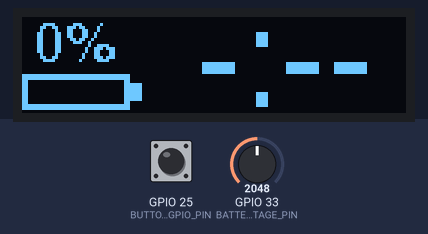
This program was run on a simulated ESP32. Parts: 128×32 one-colour display. The test bench sets the inputs (shaded band); at power-on: GPIO 25 (BUTTON_GPIO_PIN) HIGH, GPIO 33 (BATTERY_VOLTAGE_PIN) = 2048. What the program prints to the serial monitor is not drawn. At 18.0 s the program puts the board to deep sleep or switches it off; the recording ends there.

Above: at 1.4 s.
1.5 s: GPIO 25 (BUTTON_GPIO_PIN) pulled LOW for 3.2 s
At 4.1 s:
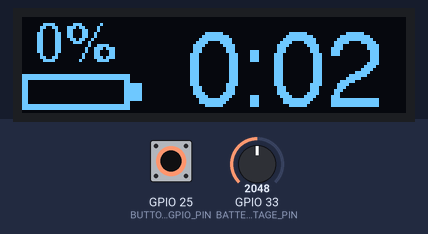
6.2 s: GPIO 33 (BATTERY_VOLTAGE_PIN) set to 3603
At 7.4 s:
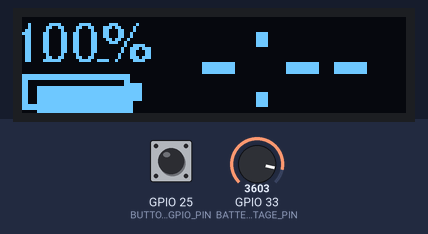
7.7 s: GPIO 25 (BUTTON_GPIO_PIN) pulled LOW for 0.15 s
At 8.15 s:
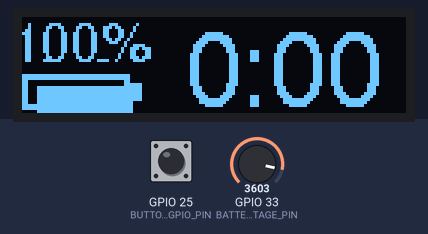
9.8 s: GPIO 33 (BATTERY_VOLTAGE_PIN) set to 2866
At 11.2 s:
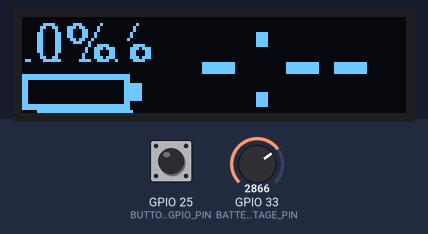
Timing chart, 0 to 12.8 s (numbered marks = the images above; inputs shaded):
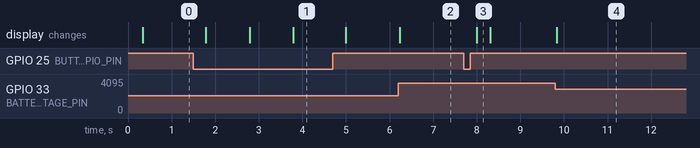

Measured:
- after the input at 1.5 s, the display: first changes after 0.29 s (image 1 shows a later state)
- after the input at 6.2 s, the display: changes at once (image 2)
- after the input at 7.7 s, the display: changes after 0.31 s (image 3)
- after the input at 9.8 s, the display: changes at once (image 4)

The program:

main.cpp
```cpp
// Docket Timer program V0.3
// Written by John Robinson for Didier Richard.
// 6th November 2022
#include <Arduino.h>
// #include "WiFi.h"
#include "Display.h"
#include "Button.h"
// #include <esp_wifi.h>

Display* pDisplay;

// All Arduino programs must have two functions present. The first is called "setup", and it is called just
// once at the start of the program. The other is called "loop" (see below) which just loops over and over
// doing whatever it is meant to do

void setup ()
{
    Serial.begin (9600);

    pDisplay = new Display ();

    // We need to throttle the CPU frequency just to save battery life
    setCpuFrequencyMhz (20);
    Serial.print ("CPU Freq: ");
    Serial.println (getCpuFrequencyMhz ());

    // WiFi.setSleep(true);
    //         // adc_power_off();
    // WiFi.disconnect(true);  // Disconnect from the network
    // WiFi.mode(WIFI_OFF);
    // btStop();
    // TODO: need to look at turning off Wifi and Bluetooth

    esp_sleep_enable_ext0_wakeup ((gpio_num_t) BUTTON_GPIO_PIN, HIGH);

    Serial.println ("Setup Finished");
}

void loop ()
{
    pDisplay->update ();
}

// TODO: Need to look at putting ESP32 to sleep, and turning off display
```

Button.h
```cpp
#ifndef BUTTON_H
#define BUTTON_H

#define BUTTON_GPIO_PIN      25
#define BUTTON_DEBOUNCE_TIME 250

class Button
{
public:
    Button (void);
    bool hasButtonBeenPressed (void);
    unsigned long getLastButtonPressTime (void);

private:
    unsigned long mLastButtonPressTime;
};

#endif /* BUTTON_H */
```

Display.h
```cpp
#ifndef DISPLAY_H
#define DISPLAY_H

#include <Arduino.h>
#include <Adafruit_GFX.h>
#include <Adafruit_SSD1306.h>

#include "Battery.h"
#include "Timer.h"

#define SCREEN_WIDTH  128 // OLED display width, in pixels
#define SCREEN_HEIGHT 32 // OLED display height, in pixels

#define OLED_RESET     -1 // Reset pin # (or -1 if sharing Arduino reset pin)
#define SCREEN_ADDRESS 0x3C ///< See datasheet for Address; 0x3D for 128x64, 0x3C for 128x32

#define BATTERY_VOLTAGE_PIN    33
#define BATTERY_CHECK_INTERVAL 30000

#if SCREEN_HEIGHT == 32
#define TIME_X      45
#define TIME_Y      SCREEN_HEIGHT - 1
#define TIME_WIDTH  SCREEN_WIDTH - TIME_X - 1
#define TIME_HEIGHT SCREEN_HEIGHT - 1

#define BATTERY_PERCENTAGE_X      0
#define BATTERY_PERCENTAGE_Y      14
#define BATTERY_PERCENTAGE_WIDTH  35
#define BATTERY_PERCENTAGE_HEIGHT 16

#define BATTERY_X         0
#define BATTERY_Y         20
#define BATTERY_WIDTH     35
#define BATTERY_HEIGHT    12
#define BATTERY_TIP_WIDTH 4
#elif SCREEN_HEIGHT == 64

#endif

class TextDisplay
{
public:
    TextDisplay (int x, int y, int width, int height);
    void update (String text);
    void reset (void);
    void setCoordinates (int x, int y, int width, int height);

private:
    int mMaxFontIndex;
    int mTextX, mTextY;
    int mTextWidth, mTextHeight;
};

class Display
{
public:
    Display (void);
    void  update (void);
    void  displayTime (void);
    void  displayBatteryPercentage (void);
    void  drawBattery (int x, int y, int batteryWidth, int batteryHeight, int batteryPercentage);
    void  errorMessage (String message);
    float readBatteryVoltage (void);

    Adafruit_SSD1306* mpScreen;

protected:

private:
    Battery*          mpBattery;
    Timer*            mpTimer;
    Button*           mpButton;
    TextDisplay*      mpBatteryPercentageText;
    TextDisplay*      mpTimeText;
};


#endif /* DISPLAY_H */
```

Timer.h
```cpp
#ifndef TIMER_H
#define TIMER_H

#include <Arduino.h>
#include "Button.h"

#define TIMER_RUNNING          0
#define TIMER_STOPPED          1
#define SHOW_TENTHS_OF_SECONDS 0

#define SLEEP_TIMEOUT 10 * 1000 // 31 seconds

class Timer
{
public:
    Timer (Button *button);
    void   update (void);
    String millisToTime (unsigned long milliseconds);
    String getElapsedTime ();
    int    getTimerState ();

private:
    int           mTimerState;
    unsigned long mStartTime;
    Button*       mpButton;
};

#endif /* TIMER_H */
```

Battery.cpp
```cpp
// (licence header left out)
#include "Battery.h"
#include <Arduino.h>

Battery::Battery(uint16_t minVoltage, uint16_t maxVoltage, uint8_t sensePin) {
	this->sensePin = sensePin;
	this->activationPin = 0xFF;
	this->minVoltage = minVoltage;
	this->maxVoltage = maxVoltage;
}

void Battery::begin(uint16_t refVoltage, float dividerRatio, mapFn_t mapFunction) {
	this->refVoltage = refVoltage;
	this->dividerRatio = dividerRatio;
	pinMode(this->sensePin, INPUT);
	if (this->activationPin < 0xFF) {
		pinMode(this->activationPin, OUTPUT);
	}
	this->mapFunction = mapFunction ? mapFunction : &linear;
}

void Battery::onDemand(uint8_t activationPin, uint8_t activationMode) {
	if (activationPin < 0xFF) {
		this->activationPin = activationPin;
		this->activationMode = activationMode;
		pinMode(this->activationPin, OUTPUT);
		digitalWrite(activationPin, !activationMode);
	}
}

uint8_t Battery::level() {
	return this->level(this->voltage());
}

uint8_t Battery::level(uint16_t voltage) {
	if (voltage <= minVoltage) {
		return 0;
	} else if (voltage >= maxVoltage) {
		return 100;
	} else {
		return (*mapFunction)(voltage, minVoltage, maxVoltage);
	}
}

uint16_t Battery::voltage() {
	if (activationPin != 0xFF) {
		digitalWrite(activationPin, activationMode);
		delayMicroseconds(10); // copes with slow switching activation circuits
	}
	analogRead(sensePin);
	delay(2); // allow the ADC to stabilize
	uint16_t reading = analogRead(sensePin) * dividerRatio * refVoltage / 4036;
	if (activationPin != 0xFF) {
		digitalWrite(activationPin, !activationMode);
	}
	return reading;
}
```

Battery.h
```cpp
// (licence header left out)
#ifndef BATTERY_H_
#define BATTERY_H_

#include <Arduino.h>

typedef uint8_t(*mapFn_t)(uint16_t, uint16_t, uint16_t);

class Battery {
	public:
		/**
		 * Creates an instance to monitor battery voltage and level.
		 * Initialization parameters depend on battery type and configuration.
		 *
		 * @param minVoltage is the voltage, expressed in millivolts, corresponding to an empty battery
		 * @param maxVoltage is the voltage, expressed in millivolts, corresponding to a full battery
		 * @param sensePin is the analog pin used for sensing the battery voltage
		 */
		Battery(uint16_t minVoltage, uint16_t maxVoltage, uint8_t sensePin);

		/**
		 * Initializes the library by optionally setting additional parameters.
		 * To obtain the best results use a calibrated reference using the VoltageReference library or equivalent.
		 *
		 * @param refVoltage is the board reference voltage, expressed in millivolts
		 * @param dividerRatio is the multiplier used to obtain the real battery voltage
		 * @param mapFunction is a pointer to the function used to map the battery voltage to the remaining capacity percentage (defaults to linear mapping)
		 */
		void begin(uint16_t refVoltage, float dividerRatio, mapFn_t = 0);

		/**
		 * Enables on-demand activation of the sensing circuit to limit battery consumption.
		 *
		 * @param activationPin is the pin which will be turned HIGH or LOW before starting the battery sensing
		 * @param activationMode is the optional value to set on the activationPin to enable battery sensing, defaults to LOW
		 *            useful when using a resistor divider to save on battery consumption, but it can be changed to HIGH in case
		 *            you are using a P-CH MOSFET or a PNP BJT
		 */
		void onDemand(uint8_t activationPin, uint8_t activationMode = LOW);

		/**
		 * Activation pin value disabling the on-demand feature.
		 */
		static const uint8_t ON_DEMAND_DISABLE = 0xFF;

		/**
		 * Returns the current battery level as a number between 0 and 100, with 0 indicating an empty battery and 100 a
		 * full battery.
		 */
		uint8_t level();
		uint8_t level(uint16_t voltage);

		/**
		 * Returns the current battery voltage in millivolts.
		 */
		uint16_t voltage();

	private:
		uint16_t refVoltage;
		uint16_t minVoltage;
		uint16_t maxVoltage;
		float dividerRatio;
		uint8_t sensePin;
		uint8_t activationPin;
		uint8_t activationMode;
		mapFn_t mapFunction;
};

//
// Plots of the functions below available at
// https://www.desmos.com/calculator/x0esk5bsrk
//

/**
 * Symmetric sigmoidal approximation
 * https://www.desmos.com/calculator/7m9lu26vpy
 *
 * c - c / (1 + k*x/v)^3
 */
static inline uint8_t sigmoidal(uint16_t voltage, uint16_t minVoltage, uint16_t maxVoltage) {
	// slow
	// uint8_t result = 110 - (110 / (1 + pow(1.468 * (voltage - minVoltage)/(maxVoltage - minVoltage), 6)));

	// steep
	// uint8_t result = 102 - (102 / (1 + pow(1.621 * (voltage - minVoltage)/(maxVoltage - minVoltage), 8.1)));

	// normal
	uint8_t result = 105 - (105 / (1 + pow(1.724 * (voltage - minVoltage)/(maxVoltage - minVoltage), 5.5)));
	return result >= 100 ? 100 : result;
}

/**
 * Asymmetric sigmoidal approximation
 * https://www.desmos.com/calculator/oyhpsu8jnw
 *
 * c - c / [1 + (k*x/v)^4.5]^3
 */
static inline uint8_t asigmoidal(uint16_t voltage, uint16_t minVoltage, uint16_t maxVoltage) {
	uint8_t result = 101 - (101 / pow(1 + pow(1.33 * (voltage - minVoltage)/(maxVoltage - minVoltage) ,4.5), 3));
	return result >= 100 ? 100 : result;
}

/**
 * Linear mapping
 * https://www.desmos.com/calculator/sowyhttjta
 *
 * x * 100 / v
 */
static inline uint8_t linear(uint16_t voltage, uint16_t minVoltage, uint16_t maxVoltage) {
	return (unsigned long)(voltage - minVoltage) * 100 / (maxVoltage - minVoltage);
}
#endif // BATTERY_H_
```

Button.cpp
```cpp
#include <Arduino.h>
#include "Button.h"

void buttonPress (void);
bool buttonPressedFlag;

Button::Button ()
{
    buttonPressedFlag = false;

        // The button "Interupt Driven", we can configure the processor so that when the
    // Button is pressed, it will interrupt the processor from what it is doing, and make it take action for the
    // button press. We need to set up an Interrupt here to call the function "button_press()" (see below)
    // whenever the button is pressed.
    pinMode (BUTTON_GPIO_PIN, INPUT_PULLUP);
    attachInterrupt (digitalPinToInterrupt (BUTTON_GPIO_PIN), buttonPress, HIGH);

    delay (BUTTON_DEBOUNCE_TIME);
}

bool Button::hasButtonBeenPressed ()
{
    if (buttonPressedFlag)
    {
        buttonPressedFlag = false;
        mLastButtonPressTime = millis ();
        delay (BUTTON_DEBOUNCE_TIME);
        return true;
    }
    return false;
}

unsigned long Button::getLastButtonPressTime (void)
{
    return mLastButtonPressTime;
}

// This is the routine that will be called by the interupt we set up when the button is pressed.
// We always want to keep interupt routines as short as possible, so all we do is update the state
// of the state machine, and set the flag "button_pressed" to true, so that the main loop
// can deal with it next time around
void buttonPress (void)
{
    buttonPressedFlag = true;
}
```

Display.cpp
```cpp
#include <Adafruit_GFX.h>
#include <Adafruit_SSD1306.h>
#include <SPI.h>
#include <Wire.h>

#include <Fonts/FreeSans24pt7b.h>
#include <Fonts/FreeSans18pt7b.h>
#include <Fonts/FreeSans12pt7b.h>
#include <Fonts/FreeSans9pt7b.h>

#include "Display.h"
#include "Timer.h"
#include "Battery.h"
#include "Button.h"

#define MAX_FONTS 4
GFXfont fonts [MAX_FONTS] = {FreeSans9pt7b, FreeSans12pt7b, FreeSans18pt7b, FreeSans24pt7b};

Display::Display (void)
{
    mpScreen = new Adafruit_SSD1306 (SCREEN_WIDTH, SCREEN_HEIGHT, &Wire, OLED_RESET);

    if (!mpScreen->begin (SSD1306_SWITCHCAPVCC, SCREEN_ADDRESS))
    {
        Serial.println (F ("SSD1306 allocation failed"));
        for (;;)
            ; // Don't proceed, loop forever
    }

    // mpScreen->setFont (&FreeSans24pt7b);
    mpScreen->clearDisplay ();
    mpScreen->ssd1306_command(SSD1306_DISPLAYON);
    mpScreen->setTextWrap(false);

    mpBattery = new Battery (3200, 4200, BATTERY_VOLTAGE_PIN);
    mpBattery->begin (3300, 1.47, &sigmoidal);

    mpButton = new Button ();
    mpTimer = new Timer (mpButton);

    mpBatteryPercentageText = new TextDisplay (BATTERY_PERCENTAGE_X, BATTERY_PERCENTAGE_Y, BATTERY_PERCENTAGE_WIDTH, BATTERY_PERCENTAGE_HEIGHT);
    mpTimeText = new TextDisplay (TIME_X, TIME_Y, TIME_WIDTH, TIME_HEIGHT);
}

void Display::update (void)
{
    unsigned long now = millis ();
    unsigned long last = mpButton->getLastButtonPressTime ();
    if (last + SLEEP_TIMEOUT < now && mpTimer->getTimerState () == TIMER_STOPPED)
    {
        mpScreen->ssd1306_command(SSD1306_DISPLAYOFF);
        esp_deep_sleep_start();
    }

    mpTimer->update ();
    displayBatteryPercentage ();
    displayTime ();
}

void Display::displayTime (void)
{
    String timeText = mpTimer->getElapsedTime ();
    if (timeText.length () == 0)
    {
        timeText = "-:--";
        mpTimeText->reset ();
        mpScreen->dim (true);
    }
    else
    {
        mpScreen->dim (false);
    }

    mpTimeText->update (timeText);
}

void Display::displayBatteryPercentage ()
{
    char percentageText[12];
    int batteryPercentage = mpBattery->level ();
    drawBattery (0, 19, 40, 12, batteryPercentage);

    sprintf (percentageText, "%d%%", batteryPercentage);
    mpBatteryPercentageText->update (String (percentageText));
}

void Display::drawBattery (int x, int y, int batteryWidth, int batteryHeight, int batteryPercentage)
{
    int i;

    mpScreen->fillRect (x, y, batteryWidth, batteryHeight, SSD1306_BLACK);
    mpScreen->drawRect (x, y, batteryWidth - BATTERY_TIP_WIDTH, batteryHeight, SSD1306_WHITE);
    mpScreen->drawRect (x + 1, y + 1, batteryWidth - BATTERY_TIP_WIDTH - 2, batteryHeight - 2, SSD1306_WHITE);
    int tipGap = batteryHeight / 4;
    for (int i = 0; i < BATTERY_TIP_WIDTH; i++)
    {
        mpScreen->drawFastVLine (x + i + batteryWidth - BATTERY_TIP_WIDTH, y + tipGap, batteryHeight - (tipGap * 2), SSD1306_WHITE);
    }

    int total_bars = batteryWidth - 8;
    int drawn_bars = total_bars * batteryPercentage / 100;
    for (int i = 0; i < drawn_bars; i++)
    {
        mpScreen->drawFastVLine (x + i + 5, y + 4, y + batteryHeight - 8, SSD1306_WHITE);
    }
}

void Display::errorMessage (String message)
{
    mpScreen->clearDisplay ();
    mpScreen->setFont (&FreeSans9pt7b);
    mpScreen->setTextSize (1);
    mpScreen->setTextColor (WHITE);
    mpScreen->setCursor (0, SCREEN_HEIGHT - 1);
    mpScreen->println (message);
    mpScreen->display ();

    delay (10000);
    mpScreen->clearDisplay ();
}

float Display::readBatteryVoltage (void)
{
#define LAST_READS_COUNT           50
#define BATTERY_VOLTAGE_MULTIPLIER 0.001201729

    static int lastReads[LAST_READS_COUNT] = { 0 };
    static int counter                      = 0;
    int        i;
    float      voltage;

    int number            = analogRead (BATTERY_VOLTAGE_PIN);
    lastReads[counter++] = number;
    if (counter == LAST_READS_COUNT)
    {
        counter = 0;
    }

    number = 0;
    for (i = 0; i < LAST_READS_COUNT; i++)
    {
        number += lastReads[i];
    }
    number /= LAST_READS_COUNT;
    voltage = (float)number * BATTERY_VOLTAGE_MULTIPLIER;
    return (voltage);
}

TextDisplay::TextDisplay (int x, int y, int width, int height)
{
    setCoordinates (x, y, width, height);
    reset ();
}

void TextDisplay::setCoordinates (int x, int y, int width, int height)
{
    mTextX = x;
    mTextY = y;
    mTextWidth = width;
    mTextHeight = height;
}

void TextDisplay::update (String text)
{
    int fontIndex = mMaxFontIndex;
    int16_t  actualTextX, actualTextY;
    uint16_t actualTextWidth, actualTextHeight;
    extern Display* pDisplay;

    pDisplay->mpScreen->fillRect (mTextX, mTextY - mTextHeight, mTextWidth, mTextHeight, SSD1306_BLACK);
    pDisplay->mpScreen->setTextSize (1);
    pDisplay->mpScreen->setTextColor (SSD1306_WHITE, SSD1306_BLACK);
    do
    {
        pDisplay->mpScreen->setFont (&(fonts [fontIndex]));
        pDisplay->mpScreen->getTextBounds(text, mTextX, mTextY, &actualTextX, &actualTextY, &actualTextWidth, &actualTextHeight);
        // Serial.println (String (fontIndex) + ": " + String (timeWidth));
        if (fontIndex < mMaxFontIndex)
        {
            mMaxFontIndex = fontIndex;
        }
    } while (fontIndex-- > 0 && (actualTextWidth > mTextWidth|| actualTextHeight > mTextHeight));

    pDisplay->mpScreen->setCursor (mTextX + ((mTextWidth - actualTextWidth)) / 2, mTextY + 1 - ((mTextHeight - actualTextHeight)) / 2);
    pDisplay->mpScreen->println (text);
    pDisplay->mpScreen->display ();
}

void TextDisplay::reset (void)
{
    mMaxFontIndex = MAX_FONTS - 1;
}
```

Source omitted: Timer.cpp (3245 bytes)
